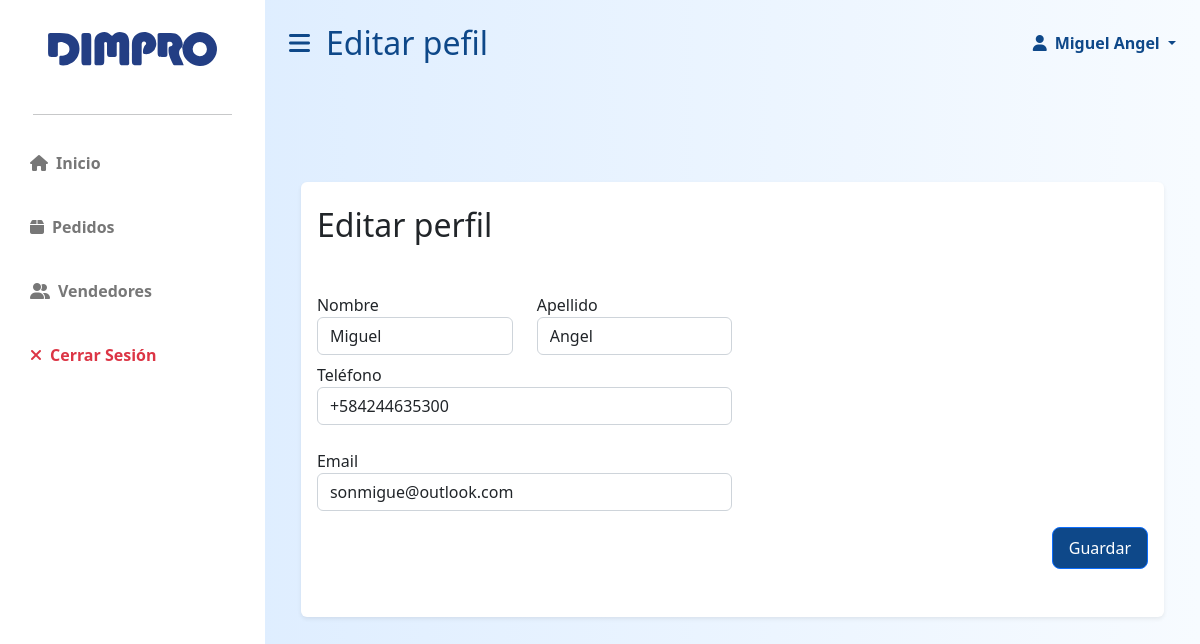
The page /app/staff/profile/edit/16/ (signed in) on the database its author committed.
### dimpro/models.py (models this page shows, shortened)
class User(AbstractBaseUser, PermissionsMixin):
    id = models.AutoField(primary_key=True)
    email = models.EmailField(blank=True, default='', unique=True)
    name = models.CharField(max_length=255, blank=True, default='')
    last_name = models.CharField(max_length=255, blank=True, default='')
    phoneregex = RegexValidator(regex=r"^\+?58?\d{11,15}$")
    phonenumber = models.CharField(
        validators=[phoneregex], max_length=17, blank=True, null=False
    )
    is_active = models.BooleanField(default=True)
    is_superuser = models.BooleanField(default=False)
    is_staff = models.BooleanField(default=False)
    is_operator = models.BooleanField(default=False)
    date_joined = models.DateTimeField(default=timezone.now)
    last_login = models.DateTimeField(blank=True, null=True)
    objects = CustomUserManager()
    USERNAME_FIELD = 'email'
    EMAIL_FIELD = 'email'
    REQUIRED_FIELDS = []
    class Meta:
        verbose_name = 'User'
        verbose_name_plural = 'Users'

### dimpro/views.py (the view, shortened to what this page needs)
# urls.py: path("staff/profile/edit/<int:id>/", views.staff_profile_edit, name='staff_profile_edit'),
@only_for('signedin')
def staff_profile_edit(request, id):
    user = request.user
    if request.user.id != id:
        return HttpResponseRedirect(f'/app/staff/profile/{request.user.id}/')
    user = request.user
    data = {'name': request.user.name,
            'last_name': request.user.last_name,
            'email': request.user.email,
            'phonenumber': request.user.phonenumber}
    return render(request, 'dimpro/staff/staff_profile_edit.html', {
        'user':user,
        'form':UserEditForm(data=data)})

### dimpro/forms.py
class UserEditForm(forms.Form):
    name = forms.CharField(max_length=32, label='Nombre',widget=forms.TextInput(attrs={'class': 'form-control mb-2', 'placeholder':'Nombre', 'name':'name'}))
    last_name = forms.CharField(max_length=32, label='Apellido',widget=forms.TextInput(attrs={'class': 'form-control mb-2', 'placeholder':'Apellido', 'name':'last_name'}))
    email = forms.EmailField(widget=forms.EmailInput(attrs={'class': 'form-control mb-2', 'placeholder':'Email', 'name':'email'}))
    phoneregex = RegexValidator(regex=r'^\+?58?\d{11,15}$',
        message="El número telefónico debe colocarse en el formato: '+999999999'. Hasta 15 dígitos permitidos.")
    phonenumber = forms.CharField(validators=[phoneregex], max_length=17, label='Teléfono',widget=forms.TextInput(attrs={'class': 'form-control mb-4', 'placeholder':'Teléfono', 'name':'phonenumber'}))

### dimpro/templates/dimpro/staff/staff_profile_edit.html (shortened to what this page needs)
{% extends 'dimpro/staff/staff_layout.html' %}
{% load static %}
{% block stitle %}
    Editar pefil
{% endblock %}
{% block body %}
<section>
    <div class="container mt-5 pt-5">
        <div class="row">
            <div class="col-md-12 m-auto">
                <div class="p-3 bg-white shadow-sm d-flex justify-content-start align-items-center rounded">
                    <div class="text-start card-body">
                        <h2 class="mb-5 mt-2">Editar perfil</h2>
                        <form class="mt-2 mb-4 text-start"action="{% url 'dimpro:staff_profile_edit' user.id %}" method="post">
                            <div class="edit-user-form">
                                <div class="row">
                                    <div class='col-md-6'>
                                        {{ form.name.label }}
                                        {{ form.name }}
                                    </div>
                                    <div class='col-md-6'>
                                        {{ form.last_name.label }}
                                        {{ form.last_name }}
                                    </div>
                                </div>
                                {{ form.phonenumber.label }}
                                {{ form.phonenumber }}
                                {{ form.email.label }}
                                {{ form.email }}
                            </div>
                            <div class="d-flex justify-content-end text-end">
                                <button type="submit" class="grow btn btn-primary btn-lg btn-block w-20 mb-2 mt-2 fs-6">Guardar</button>
                            </div>
                        </form>
                    </div>
                </div>
            </div>
        </div>
    </div>
</section>
{% endblock %}

### dimpro/templates/dimpro/staff/staff_layout.html (shortened to what this page needs)
{% load static %}
<!DOCTYPE html>
<html lang="es">
    <head>
        <link rel="stylesheet" href="https://cdn.jsdelivr.net/npm/bootstrap@5.2.3/dist/css/bootstrap.min.css" />
        <link rel="stylesheet" href="https://cdn.datatables.net/1.13.1/css/dataTables.bootstrap5.min.css" />
        <link rel="stylesheet" href="https://cdnjs.cloudflare.com/ajax/libs/font-awesome/6.2.1/css/all.min.css" />
        <link rel="stylesheet" href="{% static 'dimpro/styles.css' %}">
    </head>
    <body data-is-operator="{{ request.user.is_operator }}">
        <div class="d-flex" id="wrapper">
            <div class="bg-white" id="sidebar-wrapper">
                <div class="sidebar-heading text-center py-4 primary-text fs-4 fw-bold text-uppercase">
                    <a href="{% url 'dimpro:control' %}" class="growt">
                        <img class="mx-0 w-75 mb-2 mt-2"src="{% static 'dimpro/logodimpro.svg' %}" id="dimpro-sidebar-logo"alt="" >
                    </a>
                </div>
                <hr class="w-75 mx-auto">
                <div class="list-group list-group-flush my-3">
                    <a href="{% url 'dimpro:control' %}" class="growt list-group-item list-group-item-action bg-transparent second-text fw-bold">
                        <i class="fas fa-house me-2"></i>Inicio
                    </a>
                    <a href="{% url 'dimpro:staff_orders' %}" class="growt list-group-item list-group-item-action bg-transparent second-text fw-bold">
                        <i class="fas fa-box me-2"></i>Pedidos
                    </a>
                    <a href="{% url 'dimpro:staff_clients' %}" class="growt list-group-item list-group-item-action bg-transparent second-text fw-bold">
                        <i class="fas fa-user-group me-2"></i>Vendedores
                    </a>
                    <a href="{% url 'dimpro:logout' %}" class="growt list-group-item list-group-item-action bg-transparent text-danger fw-bold">
                        <i class="fas fa-xmark me-2"></i>Cerrar Sesión
                    </a>
                </div>
            </div>
            <div id="page-content-wrapper">
                <nav class="navbar d-flex navbar-expand-lg navbar-light bg-transparent py-4 px-4">
                    <div class="col-6 d-flex align-items-center">
                        <i class="fas fa-bars primary-text fs-4 me-3" id="menu-toggle"></i>
                        <h2 class="fs-2 m-0 primary-text">{% block stitle %}{% endblock %}</h2>
                    </div>
                    <div class="col-6 d-flex justify-content-end">
                        <a class="nav-link dropdown-toggle primary-text fw-bold" href="#" id="navbarDropdown"
                                        role="button" data-bs-toggle="dropdown" aria-expanded="false" >
                                        <i class="fas fa-user me-2"></i>{{ user.name }} {{ user.last_name }}
                        </a>
                    </div>
                </nav>
                <div class="container-fluid px-4 mb-5">
                    {% block body %}{% endblock %}
                </div>
            </div>
        </div>
    </body>
</html>

### dimpro/static/dimpro/styles.css (style rules this page uses)
:root { --main-bg-color:#0e4889; --main-text-color: #0e4889; --second-text-color: #fff; --second-bg-color: #4378da; --third-text-color: #777777; }
a { text-decoration: none !important; }
.primary-text { color: var(--main-text-color) }
.second-text { color: var(--second-text-color) }
.grow { transition: all .2s ease-in-out; }
.growt { transition: all .2s ease-in-out; }
#wrapper { overflow-x: hidden; background-image: linear-gradient( to right, #d8eaff, #f7fbff ) }
.btn-primary { background-color: var(--main-bg-color); }
#sidebar-wrapper { min-height: 100vh; margin-left: -15rem; transition: margin 0.25s ease-out; }
#sidebar-wrapper .sidebar-heading { padding: 0.875rem 1.25rem; font-size: 1.2rem; }
#sidebar-wrapper .list-group { width: 15rem; }
#page-content-wrapper { min-width: 100vw; }
#menu-toggle { cursor: pointer; transition: margin 2s ease-out; }
.list-group-item { color: var(--third-text-color); border: none; padding: 20px 30px; }
.edit-user-form { width: 100% !important; }
a { text-decoration: none; }
.btn { white-space: no-wrap !important; overflow: hidden !important; display: block !important; }
@media (min-width: 1024px) { #sidebar-wrapper { margin-left: 0; } }
@media (min-width: 1024px) { #page-content-wrapper { min-width: 0; width: 100%; } }
@media (min-width: 1024px) { .edit-user-form { width: 50% !important; } }

### rows shown on the page
User: name "Miguel", last_name "Angel", phonenumber "+584244635300", email "sonmigue@outlook.com"
